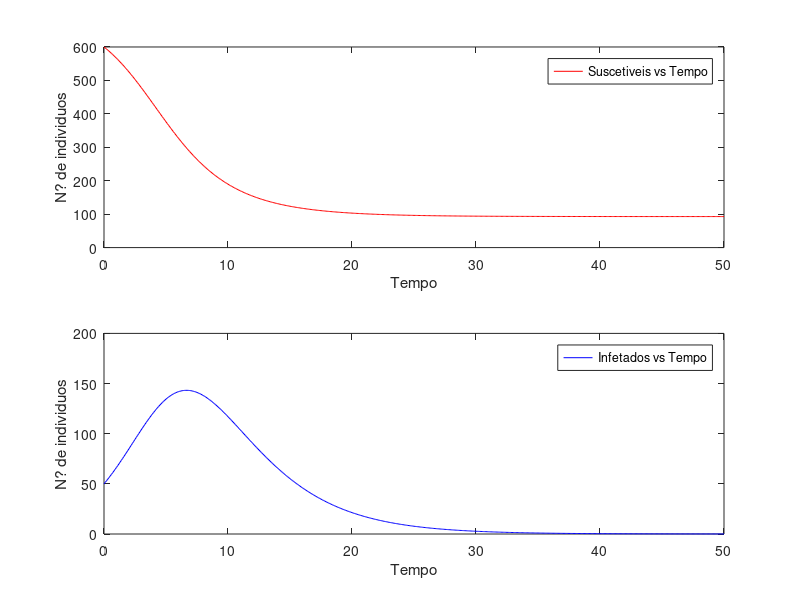

MATLAB code to generate this figure:
M = csvread('valores.csv',1,0);

subplot(211)
plot(M(:,1), M(:,2), 'r')
legend('Suscetiveis vs Tempo')
xlabel('Tempo')
ylabel('N? de individuos')

subplot(212)
plot(M(:,1), M(:,3), 'b')
legend('Infetados vs Tempo')
xlabel('Tempo')
ylabel('N? de individuos')